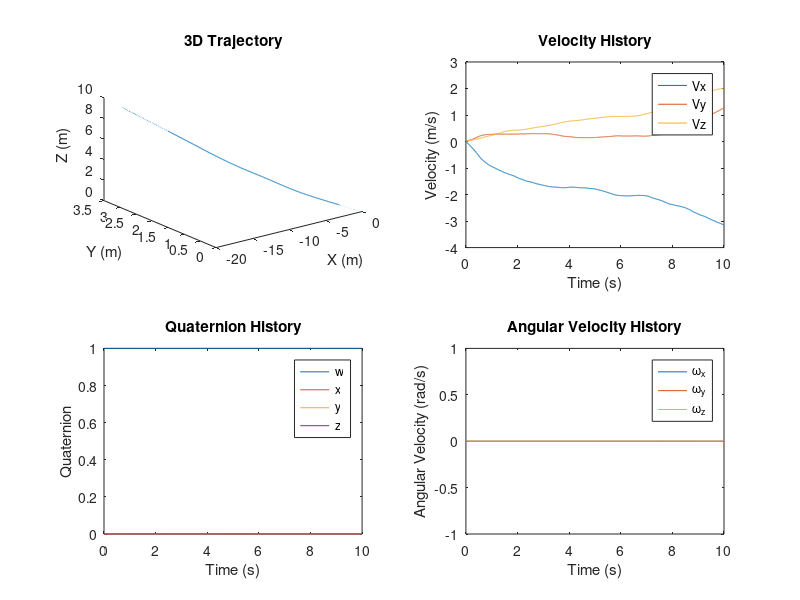

This figure's MATLAB source:
function monocopter_dynamics_with_wind()
    % Simulation parameters
    dt = 0.01;  % Time step (seconds)
    t_end = 10;  % Simulation time (seconds)
    num_steps = floor(t_end / dt);  % Number of time steps

    % Physical constants and parameters
    m = 1.0;  % Mass of the monocopter (kg)
    g = 9.81;  % Gravitational acceleration (m/s^2)
    k_D = 0.1;  % Drag coefficient
    k_wind = 0.05;  % Wind drag coefficient
    T = 10;  % Thrust magnitude (N)

    % Moments of inertia (kg*m^2)
    I_x = 1.0;
    I_y = 2.0;
    I_z = 1.0;
    I = [I_x, I_y, I_z];  % Inertia tensor diagonal elements

    % Initial conditions
    r = [0; 0; 0];  % Initial position (m)
    v = [0; 0; 0];  % Initial velocity (m/s)
    q = [1; 0; 0; 0];  % Initial quaternion (neutral orientation)
    omega = [0; 0; 0];  % Initial angular velocity (rad/s)
    thrust_dir_body = [0; 0; 1];  % Thrust in the body frame (along z-axis)

    % Pre-allocate arrays to store results
    position_history = zeros(3, num_steps);
    velocity_history = zeros(3, num_steps);
    quaternion_history = zeros(4, num_steps);
    angular_velocity_history = zeros(3, num_steps);

    % Initial wind velocity (random starting point)
    v_wind = [randn(); randn(); randn()] * 2;  % Random initial wind velocity in m/s

    % Main simulation loop
    for step = 1:num_steps
        t = (step - 1) * dt;  % Current time

        % Random wind velocity (updates over time with noise)
        v_wind = v_wind + 0.1 * randn(3, 1);  % Smooth random walk for wind changes

        % Store history
        position_history(:, step) = r;
        velocity_history(:, step) = v;
        quaternion_history(:, step) = q;
        angular_velocity_history(:, step) = omega;

        % 1. Compute rotational dynamics (Euler's equations)
        M = [0; 0; 0];  % No external torques in this case
        omega_dot = euler_equations(omega, M, I);

        % Update angular velocity
        omega = omega + omega_dot * dt;

        % 2. Compute quaternion kinematics
        q_dot = 0.5 * omega_matrix(omega) * q;

        % Update quaternion and normalize
        q = q + q_dot * dt;
        q = q / norm(q);  % Normalize to maintain unit quaternion

        % 3. Compute translational dynamics (Newton's second law)
        R_b_to_w = quat_to_rotation_matrix(q);  % Rotation matrix from body to world

        thrust_world = R_b_to_w * thrust_dir_body * T;  % Thrust in world frame

        v_rel = v - v_wind;  % Relative velocity between monocopter and wind

        % Wind force proportional to relative velocity squared
        F_wind = -k_wind * norm(v_rel) * v_rel;

        % Net force = thrust - gravity - drag + wind force
        gravity = [0; 0; -m * g];
        drag = -k_D * v;
        F_net = thrust_world + gravity + drag + F_wind;

        % Acceleration
        a = F_net / m;

        % Update velocity and position
        v = v + a * dt;
        r = r + v * dt;
    end

    % Plot results
    plot_results(position_history, velocity_history, quaternion_history, angular_velocity_history, dt);
end

%% Function to calculate the angular acceleration using Euler's equations
function omega_dot = euler_equations(omega, M, I)
    I_x = I(1); I_y = I(2); I_z = I(3);

    omega_x = omega(1); omega_y = omega(2); omega_z = omega(3);
    omega_dot_x = (M(1) + (I_y - I_z) * omega_y * omega_z) / I_x;
    omega_dot_y = (M(2) + (I_z - I_x) * omega_z * omega_x) / I_y;
    omega_dot_z = (M(3) + (I_x - I_y) * omega_x * omega_y) / I_z;

    omega_dot = [omega_dot_x; omega_dot_y; omega_dot_z];
end

%% Function to compute the angular velocity matrix for quaternion kinematics
function Omega = omega_matrix(omega)
    omega_x = omega(1); omega_y = omega(2); omega_z = omega(3);

    Omega = [0, -omega_x, -omega_y, -omega_z;
             omega_x, 0, omega_z, -omega_y;
             omega_y, -omega_z, 0, omega_x;
             omega_z, omega_y, -omega_x, 0];
end

%% Function to convert a quaternion to a rotation matrix
function R = quat_to_rotation_matrix(q)
    w = q(1); x = q(2); y = q(3); z = q(4);

    R = [1 - 2*y^2 - 2*z^2, 2*x*y - 2*z*w, 2*x*z + 2*y*w;
         2*x*y + 2*z*w, 1 - 2*x^2 - 2*z^2, 2*y*z - 2*x*w;
         2*x*z - 2*y*w, 2*y*z + 2*x*w, 1 - 2*x^2 - 2*y^2];
end

%% Function to plot simulation results
function plot_results(position_history, velocity_history, quaternion_history, angular_velocity_history, dt)
    % Time vector
    t = (0:(size(position_history, 2) - 1)) * dt;

    figure;
    % Plot 3D trajectory
    subplot(2, 2, 1);
    plot3(position_history(1, :), position_history(2, :), position_history(3, :));
    xlabel('X (m)'); ylabel('Y (m)'); zlabel('Z (m)');
    title('3D Trajectory');

    % Plot velocity
    subplot(2, 2, 2);
    plot(t, velocity_history);
    xlabel('Time (s)');
    ylabel('Velocity (m/s)');
    title('Velocity History');
    legend('Vx', 'Vy', 'Vz');

    % Plot quaternion
    subplot(2, 2, 3);
    plot(t, quaternion_history);
    xlabel('Time (s)');
    ylabel('Quaternion');
    title('Quaternion History');
    legend('w', 'x', 'y', 'z');

    % Plot angular velocity
    subplot(2, 2, 4);
    plot(t, angular_velocity_history);
    xlabel('Time (s)');
    ylabel('Angular Velocity (rad/s)');
    title('Angular Velocity History');
    legend('\omega_x', '\omega_y', '\omega_z');
end
